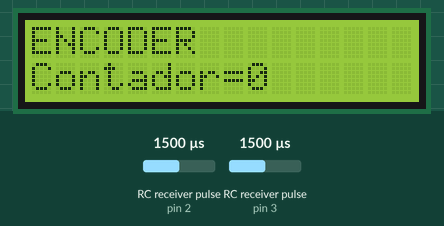
Recording of a sketch running on a simulated Arduino Uno, built with avr-gcc and run on an emulated ATmega328P. On the bench: 16×2 character LCD. Wiring (inferred from the names in the program): 2 × RC receiver channel: data pin 2 / data pin 3. The test bench sets the inputs (shaded band); at power-on: RC receiver pulse (sensors on pin 2, pin 3) 1500 µs. What the sketch prints to the serial monitor is not drawn.

Above: at 1.2 s.
1.3 s: RC receiver pulse (sensor on pin 2) set to 1020 µs
2.9 s: RC receiver pulse (sensor on pin 2) set to 1250 µs
At 3.77 s:
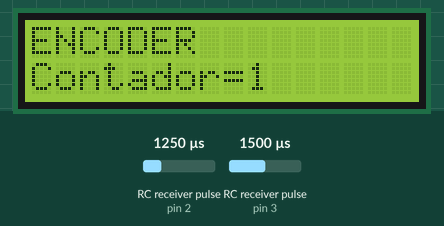
5.1 s: RC receiver pulse (sensor on pin 3) set to 1020 µs
At 5.56 s:
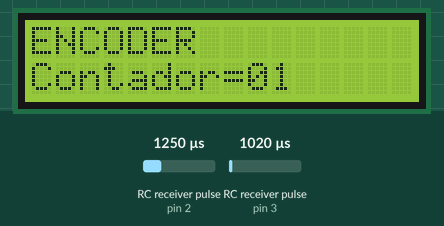
6.9 s: RC receiver pulse (sensor on pin 3) set to 1250 µs
Timing chart, 0 to 8.0 s (numbered marks = the images above; inputs shaded):
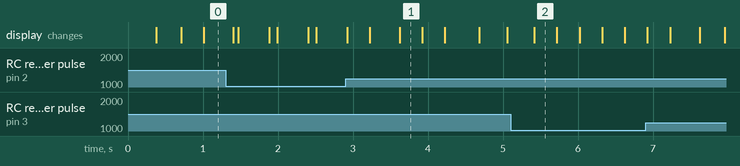

The sketch:

3_encoder_cuadratura.ino
```cpp
#include <LiquidCrystal.h>

//Código canales y pantalla LCD:
#define ChA 3
#define ChB 2
#define Rs 8
#define E 9
#define D4 10
#define D5 11
#define D6 12
#define D7 13

int ant = 0;
int act = 0;
int n = 0;
int n0 = 0;
/*
Vss = GND
VDD = +5V
VO = 220 Ohm + GND
Rs = [Pin]
Rw = GND
E = [Pin]
D0..D7 = [Pin]
A = +5V
K = 220 Ohm + GND
*/
LiquidCrystal lcd(Rs,E,D4,D5,D6,D7);

void setup(){
  pinMode(ChA, INPUT);
  pinMode(ChB, INPUT);
  attachInterrupt(digitalPinToInterrupt(ChA), Encoder, CHANGE);
  attachInterrupt(digitalPinToInterrupt(ChB), Encoder, CHANGE);
  lcd.begin(16, 2);
  Serial.begin(9600);
}

void loop(){
  lcd.setCursor(0, 0);
  lcd.print("ENCODER");
  lcd.setCursor(0, 1);
  lcd.print("Contador=");
  lcd.setCursor(9, 1);
  lcd.print(String(n));
  Serial.println(String(n));
  if(n0!=n){
    lcd.clear();
  }
  n0 = n;
}

void Encoder(){
  ant = act;
  act = PIND&12;

  if(ant==0 && act==4) n++;
  if(ant==4 && act==12) n++;
  if(ant==8 && act==0) n++;
  if(ant==12 && act==8) n++;

  if(ant==0 && act==8) n--;
  if(ant==4 && act==0) n--;
  if(ant==8 && act==12) n--;
  if(ant==12 && act==4) n--;
}
```
